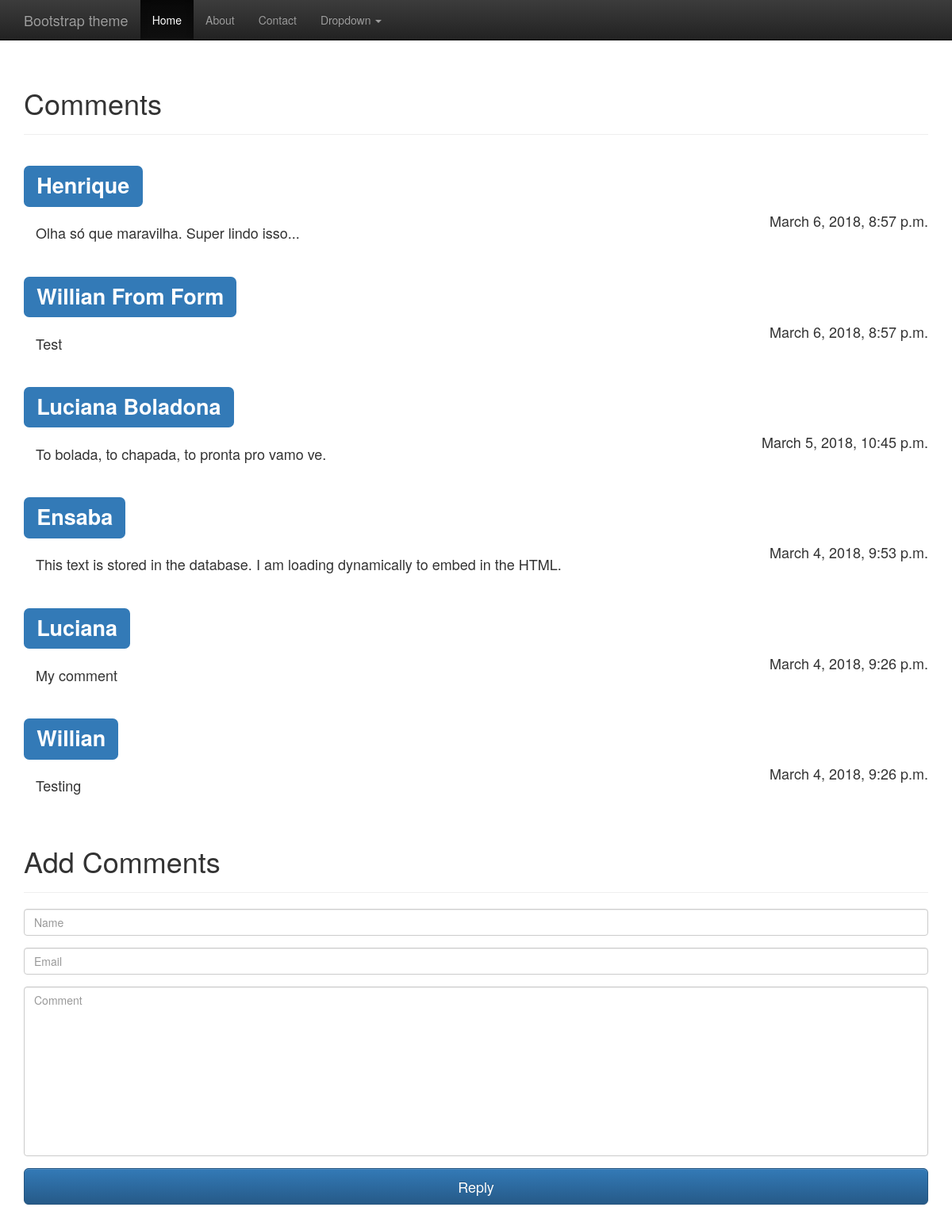
Page /my_app/simple/ on the committed database.
### my_app/models.py (models this page shows, shortened)
class Comment(models.Model):
    name = models.CharField(max_length=30)
    email = models.EmailField(blank=False, validators=[validate_email], default='null')
    comment = models.TextField()
    date_added = models.DateTimeField(default=timezone.now)

### my_app/views.py (the view)
# urls.py: path('simple/', views.simple, name='simple'),
def simple (request):
    if request.method == 'POST':
        new_comment = Comment(name=request.POST['atrb_name'], email=request.POST['atrb_email'], comment=request.POST['atrb_comment'])
        new_comment.save()
        return HttpResponse('')
    else:
        form = CommentForm()
    comments = Comment.objects.order_by('-date_added')
    context = {'comments' : comments, 'form' : form}
    return render(request, 'webcontext/simple.html', context)

### my_app/forms.py
class CommentForm(forms.Form):
    atrb_name = forms.CharField(max_length=30,
                                widget=forms.TextInput(attrs={'class' : 'form-control', 'placeholder' : 'Name' }))
    atrb_email = forms.EmailField(max_length=30,
                                widget=forms.TextInput(attrs={'class' : 'form-control', 'placeholder' : 'Email' }))
    atrb_comment = forms.CharField(widget=forms.Textarea(attrs={'class' : 'form-control', 'placeholder' : 'Comment', 'style' : 'resize: none;' }))

### my_app/templates/webcontext/simple.html (shortened to what this page needs)
{% load static %}
<!DOCTYPE html>
<html lang="en">
<head>
<link href="{% static 'webcontext/css/bootstrap.min.css' %}"
	rel="stylesheet">
<link href="{% static 'webcontext/css/bootstrap-theme.min.css' %}"
	rel="stylesheet">
<link href="{% static 'webcontext/css/theme.css' %}" rel="stylesheet">
</head>
<body>
	<nav class="navbar navbar-inverse navbar-fixed-top">
		<div class="container">
			<div class="navbar-header">
				<a class="navbar-brand" href="#">Bootstrap theme</a>
			</div>
			<div id="navbar" class="navbar-collapse collapse">
				<ul class="nav navbar-nav">
					<li class="active"><a href="#">Home</a></li>
					<li><a href="#about">About</a></li>
					<li><a href="#contact">Contact</a></li>
					<li class="dropdown"><a href="#" class="dropdown-toggle"
						data-toggle="dropdown" role="button" aria-haspopup="true"
						aria-expanded="false">Dropdown <span class="caret"></span></a>
						</li>
				</ul>
			</div>
		</div>
	</nav>
	<div class="container" role="main">
		 {% if comments %}
		<div class="page-header">
			<h1>Comments</h1>
		</div>
		{% for c in comments %}
		<div class="row">
			<div class="col-sm-12">
				<h1>
					<span class="label label-primary">{{ c.name }}</span>
				</h1>
			</div>
			<div class="col-sm-9">
				<div class="panel-body">
					<h4>{{ c.comment }}</h4>
				</div>
			</div>
			<div class="col-sm-3 text-right">
				<h4>{{ c.date_added }}</h4>
			</div>
		</div>
		{% endfor %} {% endif %}
		<div class="page-header">
			<h1>Add Comments</h1>
		</div>
		<form id="comment_form" method="POST">
			<div class="form-group">
				<input name="atrb_name" class="form-control" placeholder="Name"
					maxlength="30" id="id_atrb_name" type="text" required>
			</div>
			<div class="form-group">
				<input name="atrb_email" class="form-control" placeholder="Email"
					maxlength="30" id="id_atrb_email" type="text" required>
			</div>
			<div class="form-group">
				<textarea name="atrb_comment" cols="40" rows="10"
					class="form-control" placeholder="Comment" style="resize: none;"
					id="id_atrb_comment" required></textarea>
			</div>
			<button class="btn btn-lg btn-primary btn-block" type="submit">Reply</button>
		</form>
	</div>
</body>
</html>

### my_app/static/webcontext/css/theme.css (style rules this page uses)
body { padding-top: 70px; padding-bottom: 30px; }

### rows in the picture
Comment: name "Henrique", comment "Olha só que maravilha. Super lindo isso...", date_added "March 6, 2018, 8:57 p.m."
Comment: name "Willian From Form", comment "Test", date_added "March 6, 2018, 8:57 p.m."
Comment: name "Luciana Boladona", comment "To bolada, to chapada, to pronta pro vamo ve.", date_added "March 5, 2018, 10:45 p.m."
Comment: name "Ensaba", comment "This text is stored in the database. I am loading dynamically to embed in the HTML.", date_added "March 4, 2018, 9:53 p.m."
Comment: name "Luciana", comment "My comment", date_added "March 4, 2018, 9:26 p.m."
Comment: name "Willian", comment "Testing", date_added "March 4, 2018, 9:26 p.m."
